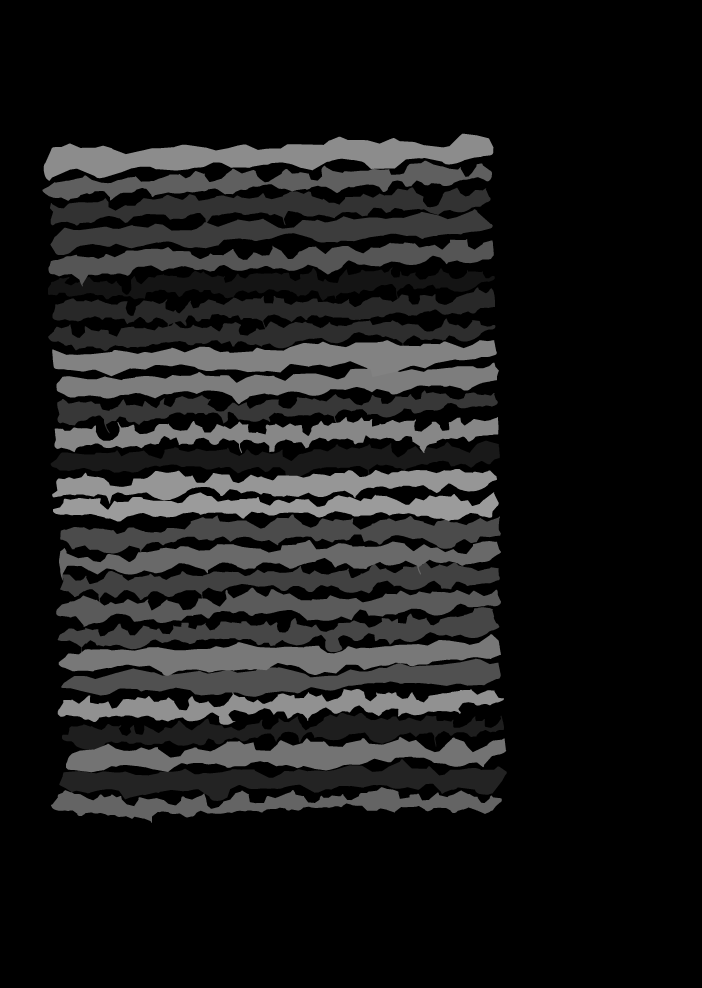
#> input picture dataset/ahte_train_polygon_label/book1_page19.png, 2808 x 3952 px (shown at 1/4 size)
$ python main.py
#> lines starting #> are read from the running program, lines starting #| are printed output that depends on the picture; after the words box and inside, x2 and y2 are one past the last pixel; in counts of white or black regions, pixels touching at a corner belong together
# import lirary
import cv2
import numpy as np
import os


def stack_images(scale, img_array):
    rows = len(img_array)
    cols = len(img_array[0])
    rows_ava = isinstance(img_array[0], list)
    width = img_array[0][0].shape[1]
    height = img_array[0][0].shape[0]
    if rows_ava:
        for x in range ( 0, rows):
            for y in range(0, cols):
                if img_array[x][y].shape[:2] == img_array[0][0].shape [:2]:
                    img_array[x][y] = cv2.resize(img_array[x][y], (0, 0), None, scale, scale)
                else:
                    img_array[x][y] = cv2.resize(img_array[x][y], (img_array[0][0].shape[1], img_array[0][0].shape[0]), None, scale, scale)
                if len(img_array[x][y].shape) == 2: img_array[x][y]= cv2.cvtColor( img_array[x][y], cv2.COLOR_GRAY2BGR)
        image_blank = np.zeros((height, width, 3), np.uint8)
        hor = [image_blank]*rows
        hor_con = [image_blank]*rows
        for x in range(0, rows):
            hor[x] = np.hstack(img_array[x])
        ver = np.vstack(hor)
    else:
        for x in range(0, rows):
            if img_array[x].shape[:2] == img_array[0].shape[:2]:
                img_array[x] = cv2.resize(img_array[x], (0, 0), None, scale, scale)
            else:
                img_array[x] = cv2.resize(img_array[x], (img_array[0].shape[1], img_array[0].shape[0]), None,scale, scale)
            if len(img_array[x].shape) == 2: img_array[x] = cv2.cvtColor(img_array[x], cv2.COLOR_GRAY2BGR)
        hor= np.hstack(img_array)
        ver = hor
    return ver

# Read The input image


path = "dataset//ahte_train_polygon_label/book1_page19.png"
img = cv2.imread(path)
#> img is the input picture: shape (3952, 2808, 3); min 0, max 155, mean 25.4
imgDraw = cv2.imread(path)
# Convert the image to gray scale
imgGray = cv2.cvtColor(src=img, code=cv2.COLOR_BGR2GRAY)


# Blureing the image using kernel
imgBlur = cv2.GaussianBlur(imgGray, (7, 7), 0)


#image_binarization
ret, thresh1 = cv2.threshold(imgBlur, 0, 255, cv2.THRESH_TOZERO_INV + cv2.THRESH_OTSU )
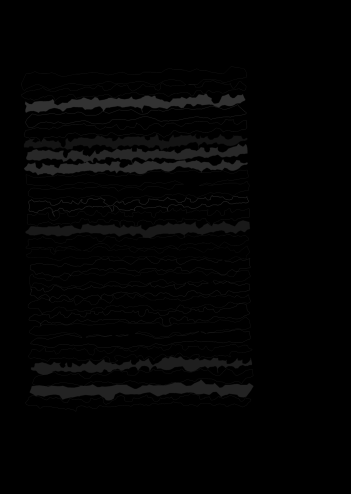
#> thresh1: shape (3952, 2808) (shown at 1/8 size); min 0, max 54, mean 3.1
#> ret = 54


# declare a kernel
kernel = np.ones((3, 4), np.int8)

#morphology
img_morpo = cv2.morphologyEx(imgGray, op=cv2.MORPH_ERODE,  kernel=kernel)

# Apply erosion
img_erosion = cv2.erode(thresh1, kernel, iterations=6, borderType=0, borderValue=255)

# Apply dilation
img_dilation = cv2.dilate(thresh1, kernel, iterations=4, borderType=1 ,borderValue=0)
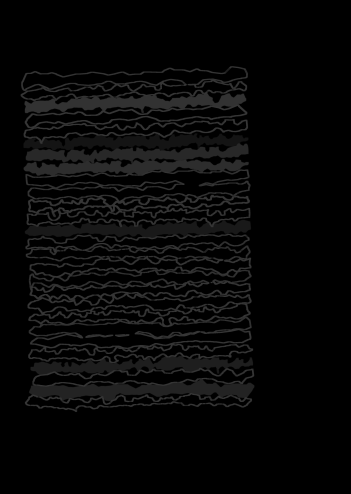
#> img_dilation: shape (3952, 2808) (shown at 1/8 size); min 0, max 54, mean 7.7
blur2 = cv2.GaussianBlur(img_erosion, (1, 1), 0)

# draw a rectangle around the line
cnts = cv2.findContours(img_dilation, cv2.RETR_EXTERNAL, cv2.CHAIN_APPROX_SIMPLE)
#> cnts = 1 contour; box (x1, y1, x2, y2) and area: (163, 528, 2038, 3298) 4557734
cnts = cnts[0] if len(cnts) == 2 else cnts[1]

for c in cnts:
        x, y, w, h = cv2.boundingRect(c)
        cv2.rectangle(img, (x, y), (x + w, y + h), (0, 255, 0), 3)
#> this loop made 1 pass
#> (x, y, w, h) on pass 1: (163, 528, 1875, 2770)


cntsDraw = cv2.findContours(img_dilation, cv2.RETR_EXTERNAL, cv2.CHAIN_APPROX_NONE)
#> cntsDraw has the same summary as cnts
cntsDraw = cntsDraw[0] if len(cntsDraw) == 2 else cntsDraw[1]

for c in cntsDraw:
    cv2.drawContours(imgDraw, c, -1, (0, 255, 0), 4)
#> this loop made 1 pass
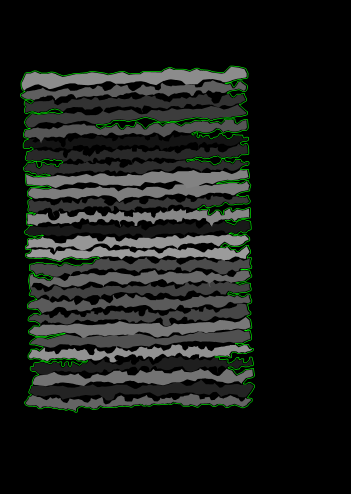
#> imgDraw: shape (3952, 2808, 3) (shown at 1/8 size); mean B, G, R 25.4, 28.4, 25.4


# Resize the image
imgResult = cv2.resize(img, (int(img.shape[1]*0.3), int(img.shape[0]*0.3)))
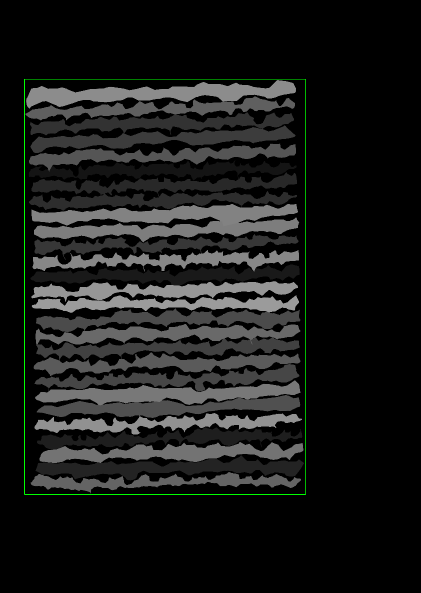
#> imgResult: shape (1185, 842, 3) (shown at 1/2 size); mean B, G, R 25.4, 26.6, 25.4
imgDraw = cv2.resize(imgDraw, (int(imgDraw.shape[1]*0.3), int(imgDraw.shape[0]*0.3)))
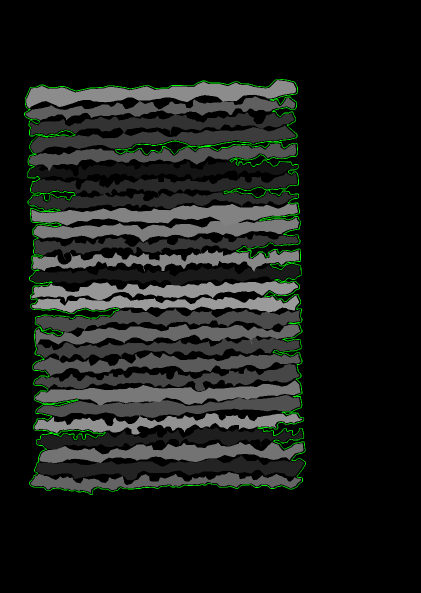
#> imgDraw: shape (1185, 842, 3) (shown at 1/2 size); mean B, G, R 25.4, 28.4, 25.4
myblur = cv2.resize(imgBlur, (int(imgBlur.shape[1]*0.3), int(imgBlur.shape[0]*0.3)))
# join more than one figure with many channel
imgStack = stack_images(1, ([img, imgDraw, imgBlur],[img_erosion,img_dilation,imgGray]))
#> after the loop in stack_images, `for x in range(0, rows):`: hor = 2 items


cv2.imshow('Output draw', imgDraw)
cv2.imwrite("output.png", imgDraw)
cv2.waitKey(0)
cv2.destroyAllWindows()

$ run again, with dataset/ahte_train_polygon_label/book2_page2.png copied over dataset/ahte_train_polygon_label/book1_page19.png
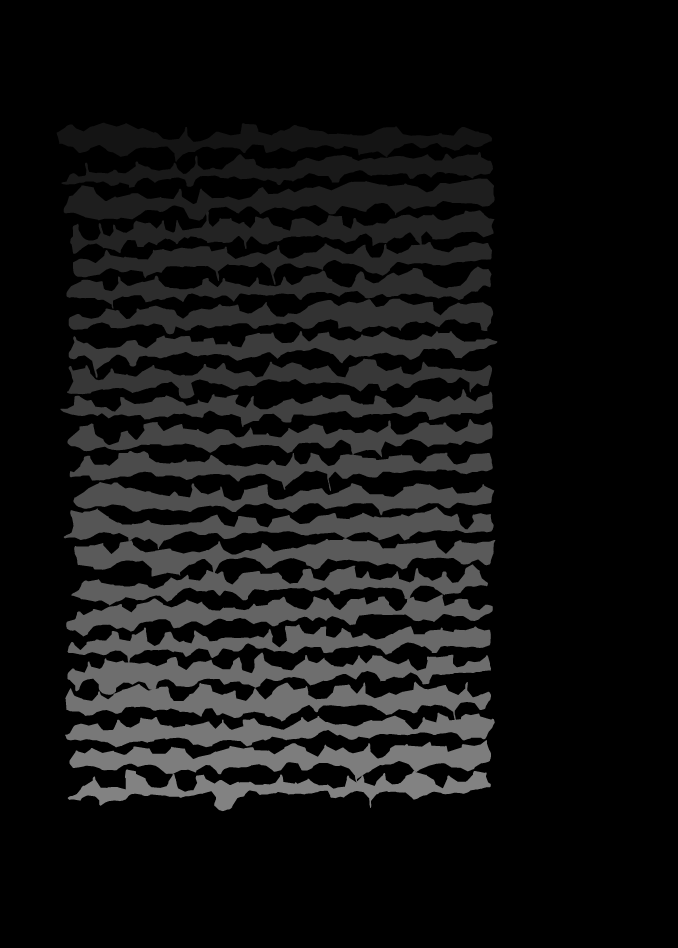
#> input picture dataset/ahte_train_polygon_label/book2_page2.png, 2709 x 3789 px (shown at 1/4 size)
#> img is the input picture: shape (3789, 2709, 3); min 0, max 130, mean 18.2
#> ret = 45
#> `img_dilation = cv2.dilate(thresh1, kernel, iterations=4, borderType=1 ..`:
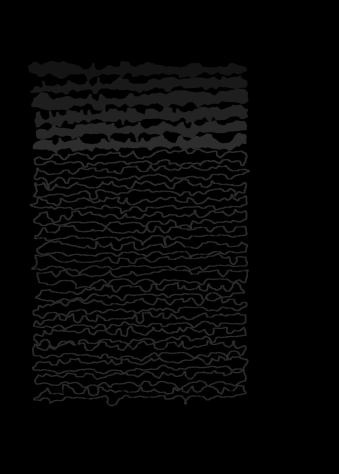
#> img_dilation: shape (3789, 2709) (shown at 1/8 size); min 0, max 45, mean 6.3
#> cnts = 1 contour; box (x1, y1, x2, y2) and area: (220, 484, 2000, 3252) 4160402
#> the loop `for c in cnts:` made 1 pass
#> (x, y, w, h) on pass 1: (220, 484, 1780, 2768)
#> cntsDraw has the same summary as cnts
#> the loop `for c in cntsDraw:` made 1 pass
#> `imgDraw = cv2.resize(imgDraw, (int(imgDraw.shape[1]*0.3), int(imgDraw...`:
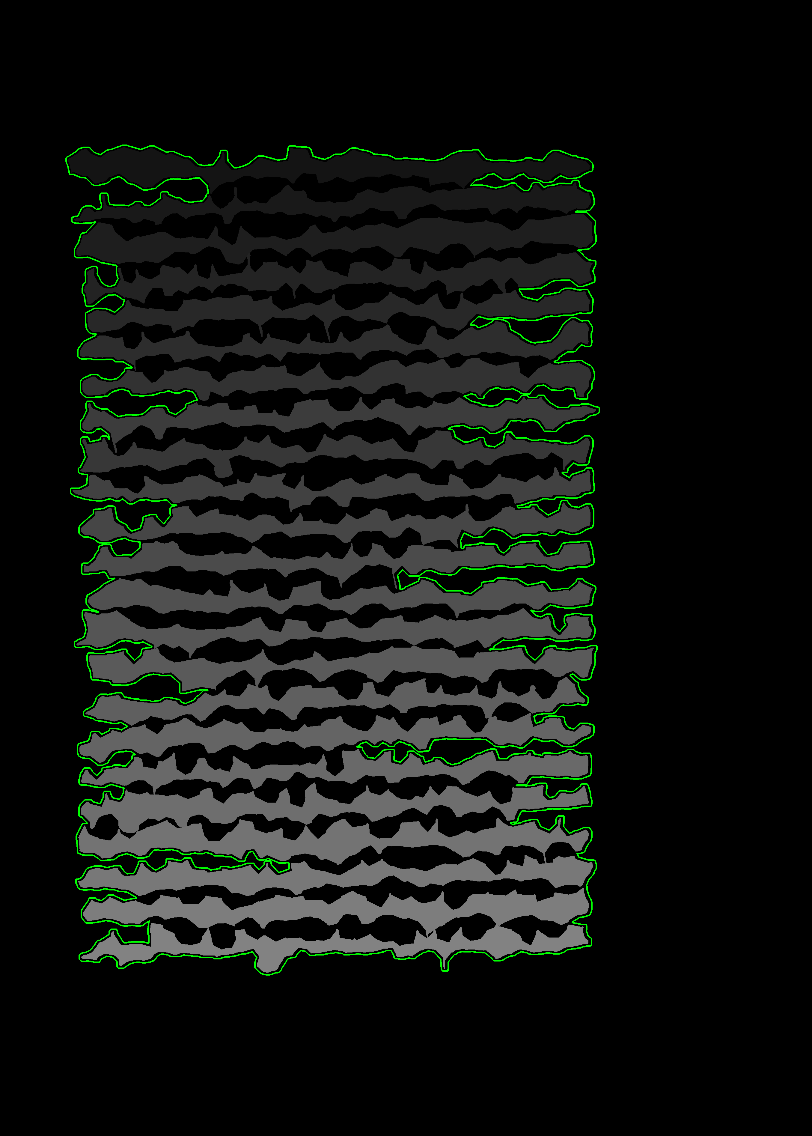
#> imgDraw: shape (1136, 812, 3); mean B, G, R 18.2, 21.8, 18.2
#> after the loop in stack_images, `for x in range(0, rows):`: hor = 2 items

$ run again, with dataset/ahte_train_polygon_label/book2_page5.png copied over dataset/ahte_train_polygon_label/book1_page19.png
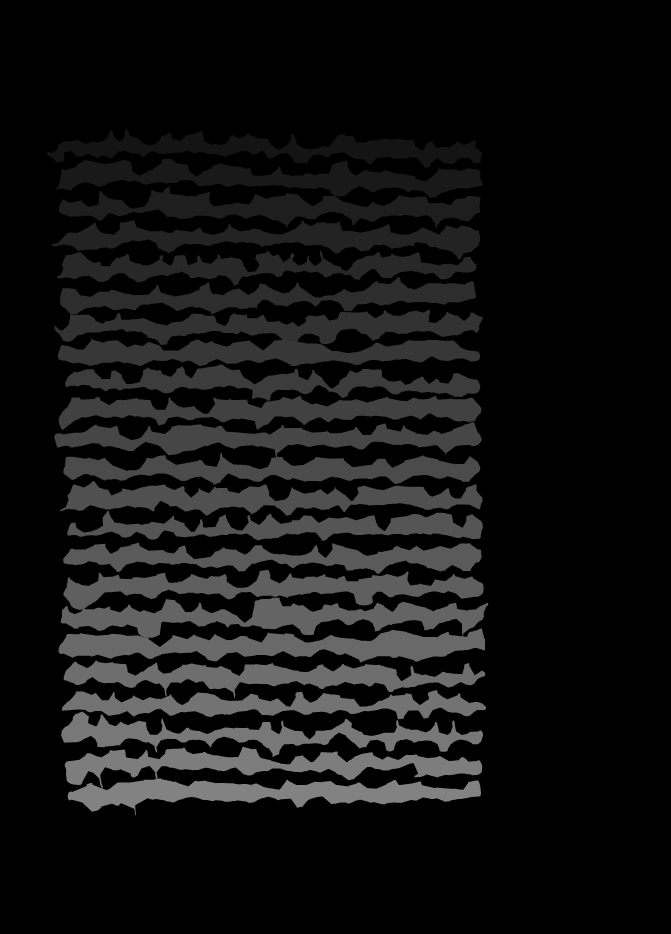
#> input picture dataset/ahte_train_polygon_label/book2_page5.png, 2682 x 3735 px (shown at 1/4 size)
#> img is the input picture: shape (3735, 2682, 3); min 0, max 130, mean 18.6
#> ret = 44
#> `img_dilation = cv2.dilate(thresh1, kernel, iterations=4, borderType=1 ..`:
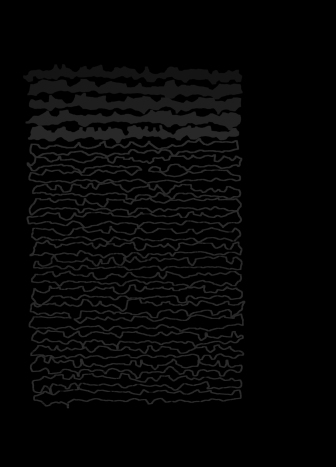
#> img_dilation: shape (3735, 2682) (shown at 1/8 size); min 0, max 44, mean 5.8
#> cnts = 2 contours; box (x1, y1, x2, y2) and area: (182, 511, 1944, 2171) 2368096, (227, 2163, 1964, 3269) 1544124
#> the loop `for c in cnts:` made 2 passes
#> (x, y, w, h) on passes 1 to 2: (227, 2163, 1737, 1106), (182, 511, 1762, 1660)
#> cntsDraw has the same summary as cnts
#> the loop `for c in cntsDraw:` made 2 passes
#> `imgDraw = cv2.resize(imgDraw, (int(imgDraw.shape[1]*0.3), int(imgDraw...`:
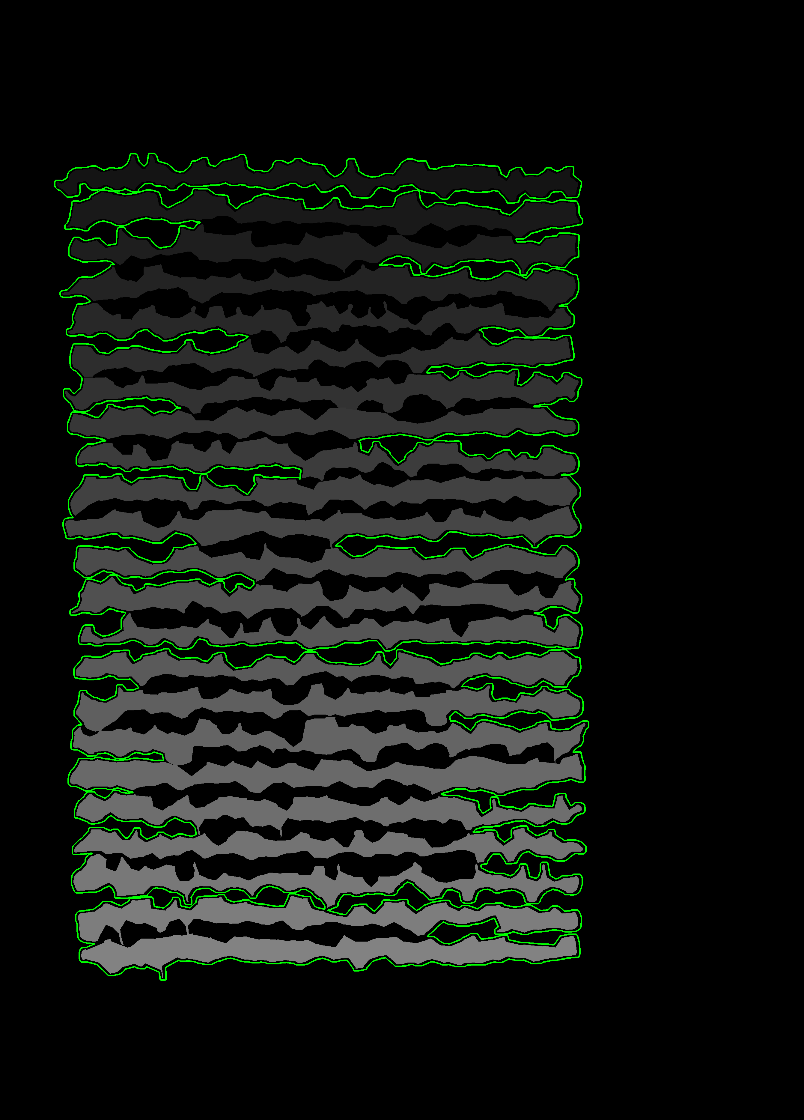
#> imgDraw: shape (1120, 804, 3); mean B, G, R 18.6, 23.9, 18.6
#> after the loop in stack_images, `for x in range(0, rows):`: hor = 2 items
